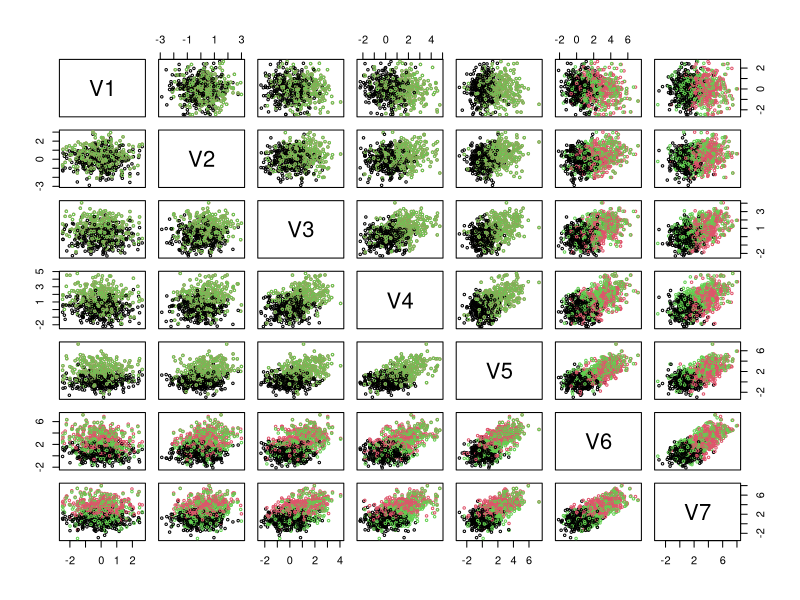
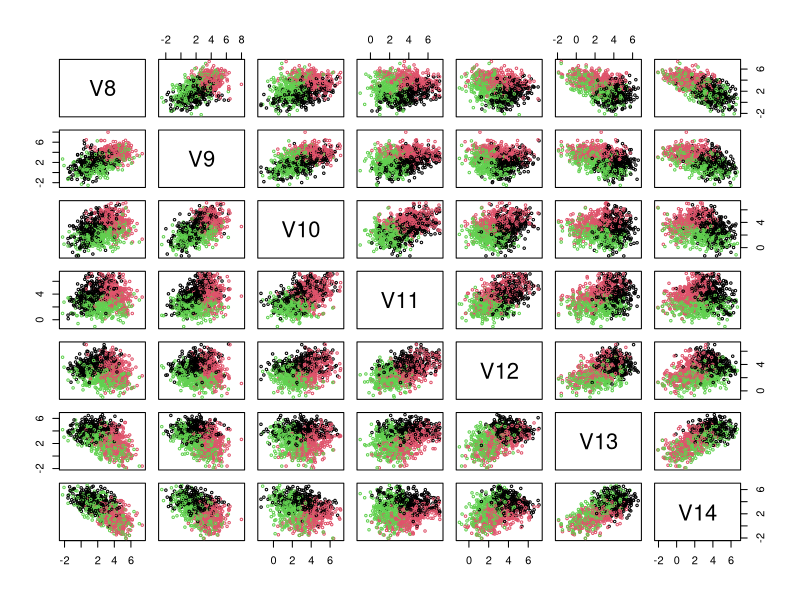
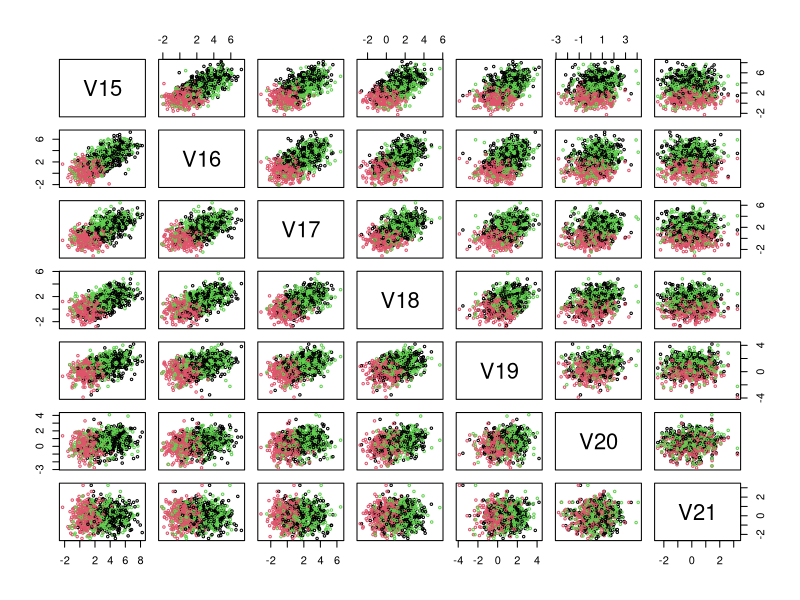

Reproduce these figures in R, in order. (Note: this script raises an error after producing the figures.)
## ---- chunk 1
knitr::opts_chunk$set(echo = TRUE)
## ---- chunk 2
## change the address where the file will be saved 
address = "~/Documents/GitHub/" 
## ---- chunk 3
set.seed(12345) ## seed 
G = 3   ## number of classes or groups 
n = 300   ## sample size 
m = n/G   ## n/G = sample size / number of classes 
K = 21   ## predictor variables 
J = 3   ## number of replicated measures 

## shifted triangular waveforms functions: 
v1 <- function(k){ max(6-abs(k-11),0) }
v2 <- function(k){ v1(k-4) }
v3 <- function(k){ v1(k+4) }

## function for predictors variables with replications 
predictors <- function(K,G){ 
  u = runif(1) 
  eps = rnorm(K)  
  x = matrix(NA,G,K)
  for(k in 1:K){ 
    x[1,k] = u*v1(k) + (1-u)*v2(k) + eps[k]   ## predictors for class 1
    x[2,k] = u*v1(k) + (1-u)*v3(k) + eps[k]   ## predictors for class 2
    x[3,k] = u*v2(k) + (1-u)*v3(k) + eps[k]   ## predictors for class 3
  } 
  y = c(1,2,3)   ## response variable 
  return(list(x=x,y=y)) 
}

Ytrue = matrix(NA,n)   ## response variable 
X = array(NA,dim=c(n*J,K))   ## K explanatory variables with J replications 
colnames(X) = paste0("V",c(1:K))
ID = rep(NA,n*J)   ## ID of the subject 
Rep = rep(NA,n*J)   ## ID for the replication  

aux = 0
for(i in 1:m){
  for(j in 1:J){
    train <- predictors(K,G)   ## generate variables with replications 
    for(h in 1:G){
      aux = aux+1
      Ytrue[aux] = train$y[h]   
      X[aux,] = train$x[h,]  
      ID[aux] = G*(i-1)+h  
      Rep[aux] = j   
} } }
Y = factor(Ytrue)   ## categorical response variable 
## ---- chunk 4
pairs(X[,1:7], col=Ytrue,cex=0.5)
## ---- chunk 5
pairs(X[,8:14], col=Ytrue,cex=0.5)
## ---- chunk 6
pairs(X[,15:21], col=Ytrue,cex=0.5)
## ---- chunk 7
## Save the data 
data = data.frame(X,ID,rep=Rep, status=Y)
head(data)
write.table(data,paste0(address,"data_simulated.csv"),row.names=FALSE,sep=";",dec=".")
